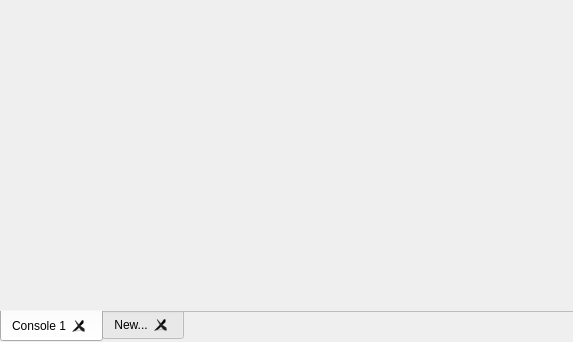
<?xml version="1.0" encoding="UTF-8"?>
<ui version="4.0">
 <class>TabbedConsolePage</class>
 <widget class="QWidget" name="TabbedConsolePage">
  <property name="geometry">
   <rect>
    <x>0</x>
    <y>0</y>
    <width>573</width>
    <height>342</height>
   </rect>
  </property>
  <property name="windowTitle">
   <string>Form</string>
  </property>
  <property name="styleSheet">
   <string notr="true">#OverviewPage { color: #ffffff; }</string>
  </property>
  <layout class="QHBoxLayout" name="horizontalLayout" stretch="1">
   <property name="spacing">
    <number>0</number>
   </property>
   <property name="leftMargin">
    <number>0</number>
   </property>
   <property name="topMargin">
    <number>0</number>
   </property>
   <property name="rightMargin">
    <number>0</number>
   </property>
   <property name="bottomMargin">
    <number>0</number>
   </property>
   <item>
    <layout class="QVBoxLayout" name="verticalLayout_3">
     <item>
      <widget class="QTabWidget" name="tabWidget">
       <property name="styleSheet">
        <string notr="true"/>
       </property>
       <property name="tabPosition">
        <enum>QTabWidget::South</enum>
       </property>
       <property name="tabShape">
        <enum>QTabWidget::Rounded</enum>
       </property>
       <property name="currentIndex">
        <number>0</number>
       </property>
       <property name="documentMode">
        <bool>true</bool>
       </property>
       <property name="tabsClosable">
        <bool>true</bool>
       </property>
       <widget class="QWidget" name="consoleTab">
        <attribute name="title">
         <string>Console 1</string>
        </attribute>
       </widget>
       <widget class="QWidget" name="newConsoleTab">
        <attribute name="title">
         <string>New...</string>
        </attribute>
       </widget>
      </widget>
     </item>
    </layout>
   </item>
  </layout>
 </widget>
 <resources/>
 <connections/>
</ui>
